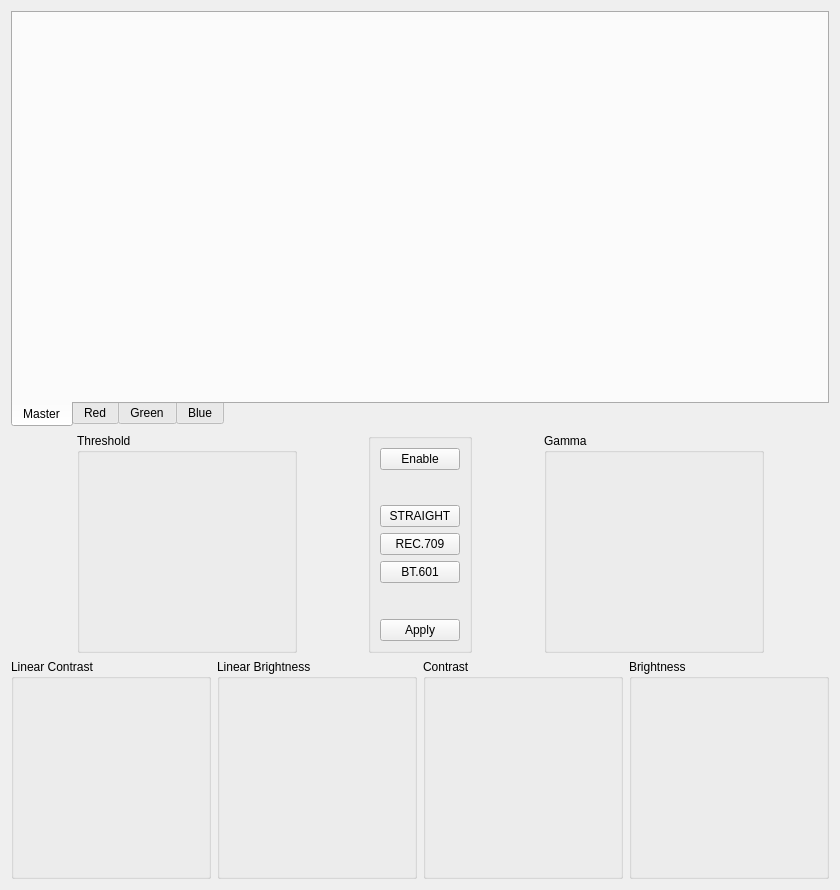
<?xml version="1.0" encoding="UTF-8"?>
<ui version="4.0">
 <class>UI_GammaBox</class>
 <widget class="QWidget" name="UI_GammaBox">
  <property name="geometry">
   <rect>
    <x>0</x>
    <y>0</y>
    <width>838</width>
    <height>890</height>
   </rect>
  </property>
  <property name="windowTitle">
   <string>Form</string>
  </property>
  <property name="styleSheet">
   <string notr="true"/>
  </property>
  <layout class="QVBoxLayout" name="verticalLayout">
   <item>
    <widget class="QTabWidget" name="GammaSelect">
     <property name="tabPosition">
      <enum>QTabWidget::South</enum>
     </property>
     <property name="tabShape">
      <enum>QTabWidget::Rounded</enum>
     </property>
     <property name="currentIndex">
      <number>0</number>
     </property>
     <property name="iconSize">
      <size>
       <width>12</width>
       <height>12</height>
      </size>
     </property>
     <widget class="QWidget" name="tabMaster">
      <attribute name="icon">
       <iconset resource="../../ressource/ressource.qrc">
        <normaloff>:/images/tab/gray.png</normaloff>:/images/tab/gray.png</iconset>
      </attribute>
      <attribute name="title">
       <string>Master</string>
      </attribute>
      <layout class="QVBoxLayout" name="verticalLayout_2">
       <item>
        <widget class="QCustomPlot" name="GammaPlot">
         <property name="minimumSize">
          <size>
           <width>0</width>
           <height>360</height>
          </size>
         </property>
         <property name="toolTip">
          <string/>
         </property>
         <property name="whatsThis">
          <string/>
         </property>
         <property name="viewport">
          <rect>
           <x>0</x>
           <y>0</y>
           <width>798</width>
           <height>362</height>
          </rect>
         </property>
        </widget>
       </item>
      </layout>
     </widget>
     <widget class="QWidget" name="tabRedChannel">
      <attribute name="icon">
       <iconset resource="../../ressource/ressource.qrc">
        <normaloff>:/images/tab/red.png</normaloff>:/images/tab/red.png</iconset>
      </attribute>
      <attribute name="title">
       <string>Red</string>
      </attribute>
      <layout class="QVBoxLayout" name="verticalLayout_3">
       <item>
        <widget class="QCustomPlot" name="GammaPlotRed">
         <property name="minimumSize">
          <size>
           <width>0</width>
           <height>360</height>
          </size>
         </property>
         <property name="toolTip">
          <string/>
         </property>
         <property name="whatsThis">
          <string/>
         </property>
        </widget>
       </item>
      </layout>
     </widget>
     <widget class="QWidget" name="tabGreenChannel">
      <attribute name="icon">
       <iconset resource="../../ressource/ressource.qrc">
        <normaloff>:/images/tab/green.png</normaloff>:/images/tab/green.png</iconset>
      </attribute>
      <attribute name="title">
       <string>Green</string>
      </attribute>
      <layout class="QVBoxLayout" name="verticalLayout_4">
       <item>
        <widget class="QCustomPlot" name="GammaPlotGreen">
         <property name="minimumSize">
          <size>
           <width>0</width>
           <height>360</height>
          </size>
         </property>
         <property name="toolTip">
          <string/>
         </property>
         <property name="whatsThis">
          <string/>
         </property>
        </widget>
       </item>
      </layout>
     </widget>
     <widget class="QWidget" name="tabBlueChannel">
      <attribute name="icon">
       <iconset resource="../../ressource/ressource.qrc">
        <normaloff>:/images/tab/blue.png</normaloff>:/images/tab/blue.png</iconset>
      </attribute>
      <attribute name="title">
       <string>Blue</string>
      </attribute>
      <layout class="QVBoxLayout" name="verticalLayout_5">
       <item>
        <widget class="QCustomPlot" name="GammaPlotBlue">
         <property name="minimumSize">
          <size>
           <width>0</width>
           <height>360</height>
          </size>
         </property>
         <property name="toolTip">
          <string/>
         </property>
         <property name="whatsThis">
          <string/>
         </property>
        </widget>
       </item>
      </layout>
     </widget>
    </widget>
   </item>
   <item>
    <layout class="QHBoxLayout" name="linearLayout">
     <property name="sizeConstraint">
      <enum>QLayout::SetMaximumSize</enum>
     </property>
     <item>
      <spacer name="horizontalSpacer1">
       <property name="orientation">
        <enum>Qt::Horizontal</enum>
       </property>
       <property name="sizeHint" stdset="0">
        <size>
         <width>40</width>
         <height>20</height>
        </size>
       </property>
      </spacer>
     </item>
     <item>
      <widget class="SingleChannelKnobBox" name="Threshold">
       <property name="minimumSize">
        <size>
         <width>220</width>
         <height>220</height>
        </size>
       </property>
       <property name="maximumSize">
        <size>
         <width>16777215</width>
         <height>220</height>
        </size>
       </property>
       <property name="toolTip">
        <string/>
       </property>
       <property name="whatsThis">
        <string/>
       </property>
       <property name="title">
        <string>Threshold</string>
       </property>
       <property name="maxRounds">
        <number>4</number>
       </property>
       <property name="maximum" stdset="0">
        <number>1000</number>
       </property>
       <property name="base">
        <number>10</number>
       </property>
       <property name="comma" stdset="0">
        <number>3</number>
       </property>
       <property name="fmt">
        <string>%1.3f</string>
       </property>
       <property name="maxAngle">
        <number>180</number>
       </property>
       <property name="needleImage">
        <pixmap resource="../../ressource/ressource.qrc">:/images/needle/dial-pointer.png</pixmap>
       </property>
       <property name="backgroundImage">
        <pixmap resource="../../ressource/ressource.qrc">:/images/back/dial-back-gray.png</pixmap>
       </property>
      </widget>
     </item>
     <item>
      <spacer name="horizontalSpacer3">
       <property name="orientation">
        <enum>Qt::Horizontal</enum>
       </property>
       <property name="sizeHint" stdset="0">
        <size>
         <width>40</width>
         <height>20</height>
        </size>
       </property>
      </spacer>
     </item>
     <item>
      <widget class="QGroupBox" name="gpxPresets">
       <property name="minimumSize">
        <size>
         <width>0</width>
         <height>220</height>
        </size>
       </property>
       <property name="maximumSize">
        <size>
         <width>16777215</width>
         <height>220</height>
        </size>
       </property>
       <property name="title">
        <string/>
       </property>
       <layout class="QVBoxLayout" name="verticalLayout_6">
        <item>
         <widget class="QPushButton" name="btnEnable">
          <property name="focusPolicy">
           <enum>Qt::NoFocus</enum>
          </property>
          <property name="text">
           <string>Enable</string>
          </property>
         </widget>
        </item>
        <item>
         <spacer name="verticalSpacer">
          <property name="orientation">
           <enum>Qt::Vertical</enum>
          </property>
          <property name="sizeHint" stdset="0">
           <size>
            <width>20</width>
            <height>40</height>
           </size>
          </property>
         </spacer>
        </item>
        <item>
         <widget class="QPushButton" name="btnStraight">
          <property name="focusPolicy">
           <enum>Qt::NoFocus</enum>
          </property>
          <property name="text">
           <string>STRAIGHT</string>
          </property>
         </widget>
        </item>
        <item>
         <widget class="QPushButton" name="btnRec709">
          <property name="focusPolicy">
           <enum>Qt::NoFocus</enum>
          </property>
          <property name="text">
           <string>REC.709</string>
          </property>
         </widget>
        </item>
        <item>
         <widget class="QPushButton" name="btnBt601">
          <property name="focusPolicy">
           <enum>Qt::NoFocus</enum>
          </property>
          <property name="text">
           <string>BT.601</string>
          </property>
         </widget>
        </item>
        <item>
         <spacer name="verticalSpacer0">
          <property name="orientation">
           <enum>Qt::Vertical</enum>
          </property>
          <property name="sizeHint" stdset="0">
           <size>
            <width>20</width>
            <height>40</height>
           </size>
          </property>
         </spacer>
        </item>
        <item>
         <widget class="QPushButton" name="btnApply">
          <property name="focusPolicy">
           <enum>Qt::NoFocus</enum>
          </property>
          <property name="text">
           <string>Apply</string>
          </property>
         </widget>
        </item>
       </layout>
      </widget>
     </item>
     <item>
      <spacer name="horizontalSpacer2">
       <property name="orientation">
        <enum>Qt::Horizontal</enum>
       </property>
       <property name="sizeHint" stdset="0">
        <size>
         <width>40</width>
         <height>20</height>
        </size>
       </property>
      </spacer>
     </item>
     <item>
      <widget class="SingleChannelKnobBox" name="Gamma">
       <property name="minimumSize">
        <size>
         <width>220</width>
         <height>220</height>
        </size>
       </property>
       <property name="maximumSize">
        <size>
         <width>16777215</width>
         <height>220</height>
        </size>
       </property>
       <property name="toolTip">
        <string/>
       </property>
       <property name="whatsThis">
        <string/>
       </property>
       <property name="title">
        <string>Gamma</string>
       </property>
       <property name="maxRounds">
        <number>4</number>
       </property>
       <property name="maximum" stdset="0">
        <number>1000</number>
       </property>
       <property name="base">
        <number>10</number>
       </property>
       <property name="comma" stdset="0">
        <number>3</number>
       </property>
       <property name="fmt">
        <string>%1.3f</string>
       </property>
       <property name="maxAngle">
        <number>180</number>
       </property>
       <property name="needleImage">
        <pixmap resource="../../ressource/ressource.qrc">:/images/needle/dial-pointer.png</pixmap>
       </property>
       <property name="backgroundImage">
        <pixmap resource="../../ressource/ressource.qrc">:/images/back/dial-back-gray.png</pixmap>
       </property>
      </widget>
     </item>
     <item>
      <spacer name="horizontalSpacer0">
       <property name="orientation">
        <enum>Qt::Horizontal</enum>
       </property>
       <property name="sizeHint" stdset="0">
        <size>
         <width>40</width>
         <height>20</height>
        </size>
       </property>
      </spacer>
     </item>
    </layout>
   </item>
   <item>
    <layout class="QHBoxLayout" name="gammaLayout">
     <property name="sizeConstraint">
      <enum>QLayout::SetMaximumSize</enum>
     </property>
     <item>
      <widget class="SingleChannelKnobBox" name="LinearContrast">
       <property name="minimumSize">
        <size>
         <width>200</width>
         <height>220</height>
        </size>
       </property>
       <property name="maximumSize">
        <size>
         <width>200</width>
         <height>220</height>
        </size>
       </property>
       <property name="toolTip">
        <string/>
       </property>
       <property name="whatsThis">
        <string/>
       </property>
       <property name="title">
        <string>Linear Contrast</string>
       </property>
       <property name="maxRounds">
        <number>4</number>
       </property>
       <property name="maximum" stdset="0">
        <number>10000</number>
       </property>
       <property name="base">
        <number>10</number>
       </property>
       <property name="comma" stdset="0">
        <number>3</number>
       </property>
       <property name="fmt">
        <string>%2.3f</string>
       </property>
       <property name="maxAngle">
        <number>180</number>
       </property>
       <property name="needleImage">
        <pixmap resource="../../ressource/ressource.qrc">:/images/needle/dial-pointer.png</pixmap>
       </property>
       <property name="backgroundImage">
        <pixmap resource="../../ressource/ressource.qrc">:/images/back/dial-back-gray.png</pixmap>
       </property>
      </widget>
     </item>
     <item>
      <widget class="SingleChannelKnobBox" name="LinearBrightness">
       <property name="minimumSize">
        <size>
         <width>200</width>
         <height>220</height>
        </size>
       </property>
       <property name="maximumSize">
        <size>
         <width>200</width>
         <height>220</height>
        </size>
       </property>
       <property name="toolTip">
        <string/>
       </property>
       <property name="whatsThis">
        <string/>
       </property>
       <property name="title">
        <string>Linear Brightness</string>
       </property>
       <property name="maxRounds">
        <number>2</number>
       </property>
       <property name="minimum" stdset="0">
        <number>-1000</number>
       </property>
       <property name="maximum" stdset="0">
        <number>1000</number>
       </property>
       <property name="base">
        <number>10</number>
       </property>
       <property name="comma" stdset="0">
        <number>3</number>
       </property>
       <property name="fmt">
        <string>%1.3f</string>
       </property>
       <property name="maxAngle">
        <number>180</number>
       </property>
       <property name="needleImage">
        <pixmap resource="../../ressource/ressource.qrc">:/images/needle/dial-pointer.png</pixmap>
       </property>
       <property name="backgroundImage">
        <pixmap resource="../../ressource/ressource.qrc">:/images/back/dial-back-gray.png</pixmap>
       </property>
      </widget>
     </item>
     <item>
      <widget class="SingleChannelKnobBox" name="Contrast">
       <property name="minimumSize">
        <size>
         <width>200</width>
         <height>220</height>
        </size>
       </property>
       <property name="maximumSize">
        <size>
         <width>200</width>
         <height>220</height>
        </size>
       </property>
       <property name="toolTip">
        <string/>
       </property>
       <property name="whatsThis">
        <string/>
       </property>
       <property name="title">
        <string>Contrast</string>
       </property>
       <property name="maxRounds">
        <number>4</number>
       </property>
       <property name="maximum" stdset="0">
        <number>10000</number>
       </property>
       <property name="base">
        <number>10</number>
       </property>
       <property name="comma" stdset="0">
        <number>3</number>
       </property>
       <property name="fmt">
        <string>%2.3f</string>
       </property>
       <property name="maxAngle">
        <number>180</number>
       </property>
       <property name="needleImage">
        <pixmap resource="../../ressource/ressource.qrc">:/images/needle/dial-pointer.png</pixmap>
       </property>
       <property name="backgroundImage">
        <pixmap resource="../../ressource/ressource.qrc">:/images/back/dial-back-gray.png</pixmap>
       </property>
      </widget>
     </item>
     <item>
      <widget class="SingleChannelKnobBox" name="Brightness">
       <property name="minimumSize">
        <size>
         <width>200</width>
         <height>220</height>
        </size>
       </property>
       <property name="maximumSize">
        <size>
         <width>200</width>
         <height>220</height>
        </size>
       </property>
       <property name="toolTip">
        <string/>
       </property>
       <property name="whatsThis">
        <string/>
       </property>
       <property name="title">
        <string>Brightness</string>
       </property>
       <property name="maxRounds">
        <number>2</number>
       </property>
       <property name="minimum" stdset="0">
        <number>-1000</number>
       </property>
       <property name="maximum" stdset="0">
        <number>1000</number>
       </property>
       <property name="base">
        <number>10</number>
       </property>
       <property name="comma" stdset="0">
        <number>3</number>
       </property>
       <property name="fmt">
        <string>%1.3f</string>
       </property>
       <property name="maxAngle">
        <number>180</number>
       </property>
       <property name="needleImage">
        <pixmap resource="../../ressource/ressource.qrc">:/images/needle/dial-pointer.png</pixmap>
       </property>
       <property name="backgroundImage">
        <pixmap resource="../../ressource/ressource.qrc">:/images/back/dial-back-gray.png</pixmap>
       </property>
      </widget>
     </item>
    </layout>
   </item>
  </layout>
 </widget>
 <customwidgets>
  <customwidget>
   <class>SingleChannelKnobBox</class>
   <extends>QGroupBox</extends>
   <header>singlechannelknobbox.h</header>
  </customwidget>
  <customwidget>
   <class>QCustomPlot</class>
   <extends>QWidget</extends>
   <header>qcustomplot.h</header>
  </customwidget>
 </customwidgets>
 <resources>
  <include location="../../ressource/ressource.qrc"/>
 </resources>
 <connections/>
</ui>
